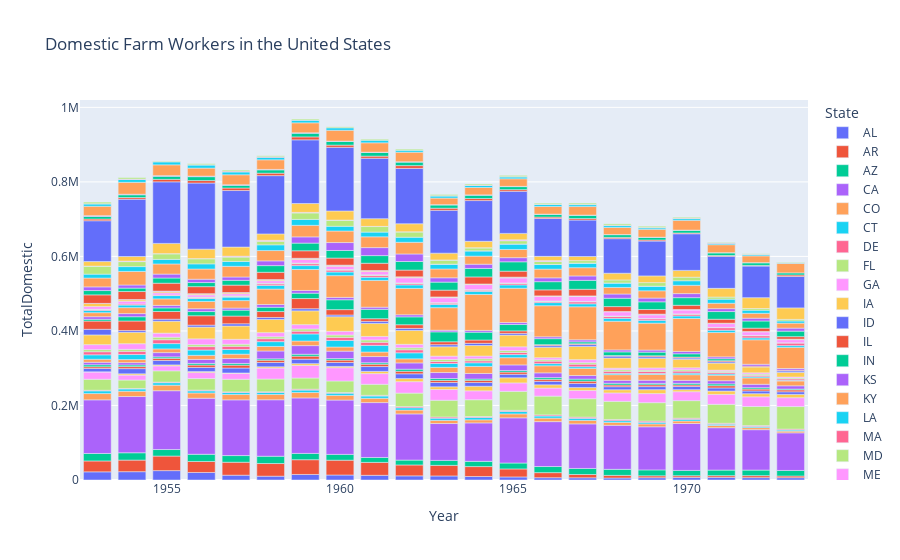

The notebook cell saved with this chart:
### Markdown cell above
This, however, still does not address whether ending the Bracero Program benefited domestic workers. It is possible, for instance, that even with a decline in hired and seasonal workers, farm owners still hired more domestic workers to account for a more drastic decrease in Bracero workers. However, the following analysis shows this not to be the case.

### Code cell
##Only use relevant date ranges
domestic_df = farmworkers_df[farmworkers_df['Year'] >= 1953]
domestic_df = domestic_df[domestic_df['Year'] <= 1973]

## In the data, there were 3 categories of workers that represented domestic labor: Local, Interstate, and Intrastate.
domestic_df = domestic_df.groupby(['State', 'Year'])[['Local', 'Interstate', 'Intrastate']].mean().reset_index()

##These three categories can be combined for the total domestic farmworkers
domestic_df['TotalDomestic'] = domestic_df['Local']+domestic_df['Interstate']+domestic_df['Intrastate']

domesticfig = px.bar(domestic_df, x='Year', y='TotalDomestic', color='State', title='Domestic Farm Workers in the United States')
domesticfig.show()

### Figure 1 — Plotly figure (JSON) as saved in the notebook; plotly's stock layout.template omitted (floating-point values rounded to 4 significant figures)
{"data": [{"alignmentgroup": "True", "hovertemplate": "State=AL<br>Year=%{x}<br>TotalDomestic=%{y}<extra></extra>", "legendgroup": "AL", "marker": {"color": "#636efa", "pattern": {"shape": ""}}, "name": "AL", "offsetgroup": "AL", "orientation": "v", "showlegend": true, "textposition": "auto", "type": "bar", "x": [1953, 1954, 1955, 1956, 1957, 1958, 1959, 1960, 1961, 1962, 1963, 1964, 1965, 1966, 1967, 1968, 1969, 1970, 1971, 1972, 1973], "xaxis": "x", "y": [21920.0, 22320.0, 25190.0, 20194, 12869, 10240.0, 14880.0, 13390.0, 12560.0, 11130.0, 10860.0, 9416.0, 8211.0, 6148.0, 5924.0, 5372.0, 6130, 7017.0, 7128.0, 6306.0, 6173.0], "yaxis": "y"}, {"alignmentgroup": "True", "hovertemplate": "State=AR<br>Year=%{x}<br>TotalDomestic=%{y}<extra></extra>", "legendgroup": "AR", "marker": {"color": "#EF553B", "pattern": {"shape": ""}}, "name": "AR", "offsetgroup": "AR", "orientation": "v", "showlegend": true, "textposition": "auto", "type": "bar", "x": [1953, 1954, 1955, 1956, 1957, 1958, 1959, 1960, 1961, 1962, 1963, 1964, 1965, 1966, 1967, 1968, 1969, 1970, 1971, 1972, 1973], "xaxis": "x", "y": [29170.0, 31110.0, 39060.0, 29530.0, 34854, 33950.0, 39561, 39740.0, 34670.0, 29220.0, 28420.0, 26590.0, 21460.0, 13630.0, 8874.0, 7071.0, 5146.0, 4442.0, 4529.0, 5354.0, 4575], "yaxis": "y"}, {"alignmentgroup": "True", "hovertemplate": "State=AZ<br>Year=%{x}<br>TotalDomestic=%{y}<extra></extra>", "legendgroup": "AZ", "marker": {"color": "#00cc96", "pattern": {"shape": ""}}, "name": "AZ", "offsetgroup": "AZ", "orientation": "v", "showlegend": true, "textposition": "auto", "type": "bar", "x": [1953, 1954, 1955, 1956, 1957, 1958, 1959, 1960, 1961, 1962, 1963, 1964, 1965, 1966, 1967, 1968, 1969, 1970, 1971, 1972, 1973], "xaxis": "x", "y": [20100.0, 19640.0, 17560.0, 19300.0, 17840.0, 19573, 16930.0, 15640.0, 13180.0, 13100.0, 13360.0, 14110.0, 15890.0, 16360.0, 16170.0, 16180.0, 15850.0, 14314, 14920.0, 14950.0, 14870.0], "yaxis": "y"}, {"alignmentgroup": "True", "hovertemplate": "State=CA<br>Year=%{x}<br>TotalDomestic=%{y}<extra></extra>", "legendgroup": "CA", "marker": {"color": "#ab63fa", "pattern": {"shape": ""}}, "name": "CA", "offsetgroup": "CA", "orientation": "v", "showlegend": true, "textposition": "auto", "type": "bar", "x": [1953, 1954, 1955, 1956, 1957, 1958, 1959, 1960, 1961, 1962, 1963, 1964, 1965, 1966, 1967, 1968, 1969, 1970, 1971, 1972, 1973], "xaxis": "x", "y": [143920, 150900.0, 157800, 150400.0, 149500.0, 151550, 148900.0, 145700.0, 147300.0, 123900.0, 98890.0, 103100.0, 121300.0, 120470, 119618, 118100.0, 115700.0, 125800.0, 113800.0, 108400.0, 100900.0], "yaxis": "y"}, {"alignmentgroup": "True", "hovertemplate": "State=CO<br>Year=%{x}<br>TotalDomestic=%{y}<extra></extra>", "legendgroup": "CO", "marker": {"color": "#FFA15A", "pattern": {"shape": ""}}, "name": "CO", "offsetgroup": "CO", "orientation": "v", "showlegend": true, "textposition": "auto", "type": "bar", "x": [1953, 1954, 1955, 1956, 1957, 1958, 1959, 1960, 1961, 1962, 1963, 1964, 1965, 1966, 1967, 1968, 1969, 1970, 1971, 1972, 1973], "xaxis": "x", "y": [16850.0, 14310.0, 14888, 14120, 14310.0, 14230.0, 14450.0, 12530.0, 11610.0, 10380.0, 8510.0, 8265.0, 10500.0, 9485.0, 9409.0, 7872.0, 7684.0, 6676.0, 5930.0, 5501.0, 4596], "yaxis": "y"}, {"alignmentgroup": "True", "hovertemplate": "State=CT<br>Year=%{x}<br>TotalDomestic=%{y}<extra></extra>", "legendgroup": "CT", "marker": {"color": "#19d3f3", "pattern": {"shape": ""}}, "name": "CT", "offsetgroup": "CT", "orientation": "v", "showlegend": true, "textposition": "auto", "type": "bar", "x": [1953, 1954, 1955, 1956, 1957, 1958, 1959, 1960, 1961, 1962, 1963, 1964, 1965, 1966, 1967, 1968, 1969, 1970, 1971, 1972, 1973], "xaxis": "x", "y": [7250.0, 5951.0, 6639.0, 5661.0, 5334.0, 5522.0, 6510, 5927.0, 6024.0, 6088.0, 5812.0, 6172.0, 6635, 5653.0, 5519, 4633.0, 4364.0, 4593.0, 3399.0, 3016.0, 2894.0], "yaxis": "y"}, {"alignmentgroup": "True", "hovertemplate": "State=DE<br>Year=%{x}<br>TotalDomestic=%{y}<extra></extra>", "legendgroup": "DE", "marker": {"color": "#FF6692", "pattern": {"shape": ""}}, "name": "DE", "offsetgroup": "DE", "orientation": "v", "showlegend": true, "textposition": "auto", "type": "bar", "x": [1953, 1954, 1955, 1956, 1957, 1958, 1959, 1960, 1961, 1962, 1963, 1964, 1965, 1966, 1967, 1968, 1969, 1970, 1971, 1972, 1973], "xaxis": "x", "y": [1616.0, 1362.0, 1522.0, 1981.0, 1740.0, 1680.0, 2444.0, 1766.0, 1867.0, 3234, 3221.0, 2757.0, 2973.0, 2917.0, 3198.0, 3205, 3276.0, 2968.0, 2496.0, 2550, 2502], "yaxis": "y"}, {"alignmentgroup": "True", "hovertemplate": "State=FL<br>Year=%{x}<br>TotalDomestic=%{y}<extra></extra>", "legendgroup": "FL", "marker": {"color": "#B6E880", "pattern": {"shape": ""}}, "name": "FL", "offsetgroup": "FL", "orientation": "v", "showlegend": true, "textposition": "auto", "type": "bar", "x": [1953, 1954, 1955, 1956, 1957, 1958, 1959, 1960, 1961, 1962, 1963, 1964, 1965, 1966, 1967, 1968, 1969, 1970, 1971, 1972, 1973], "xaxis": "x", "y": [29530.0, 22640.0, 30330.0, 31000.0, 33900.0, 34220.0, 29930.0, 31010.0, 29610.0, 36140.0, 44930.0, 45000.0, 51000.0, 50440.0, 49470.0, 48760.0, 49410.0, 47140.0, 50930.0, 51100.0, 60550.0], "yaxis": "y"}, {"alignmentgroup": "True", "hovertemplate": "State=GA<br>Year=%{x}<br>TotalDomestic=%{y}<extra></extra>", "legendgroup": "GA", "marker": {"color": "#FF97FF", "pattern": {"shape": ""}}, "name": "GA", "offsetgroup": "GA", "orientation": "v", "showlegend": true, "textposition": "auto", "type": "bar", "x": [1953, 1954, 1955, 1956, 1957, 1958, 1959, 1960, 1961, 1962, 1963, 1964, 1965, 1966, 1967, 1968, 1969, 1970, 1971, 1972, 1973], "xaxis": "x", "y": [19560.0, 13230.0, 13240.0, 16080.0, 15920.0, 29400.0, 33623, 35470.0, 28710.0, 30670.0, 28850.0, 23960.0, 22580.0, 21690.0, 22090.0, 22510.0, 24390.0, 23970.0, 26560.0, 26020.0, 23752], "yaxis": "y"}, {"alignmentgroup": "True", "hovertemplate": "State=IA<br>Year=%{x}<br>TotalDomestic=%{y}<extra></extra>", "legendgroup": "IA", "marker": {"color": "#FECB52", "pattern": {"shape": ""}}, "name": "IA", "offsetgroup": "IA", "orientation": "v", "showlegend": true, "textposition": "auto", "type": "bar", "x": [1953, 1954, 1955, 1956, 1957, 1958, 1959, 1960, 1961, 1962, 1963, 1964, 1965, 1966, 1967, 1968, 1969, 1970, 1971, 1972, 1973], "xaxis": "x", "y": [482.3, 3496.0, 2659.0, 2699, 938.3, 3472.0, 4942.0, 3600.0, 5882, 8270.0, 7309.0, 12230.0, 13809, 8703.0, 7785.0, 8602.0, 10480.0, 5511.0, 9059.0, 8393.0, 8868], "yaxis": "y"}, {"alignmentgroup": "True", "hovertemplate": "State=ID<br>Year=%{x}<br>TotalDomestic=%{y}<extra></extra>", "legendgroup": "ID", "marker": {"color": "#636efa", "pattern": {"shape": ""}}, "name": "ID", "offsetgroup": "ID", "orientation": "v", "showlegend": true, "textposition": "auto", "type": "bar", "x": [1953, 1954, 1955, 1956, 1957, 1958, 1959, 1960, 1961, 1962, 1963, 1964, 1965, 1966, 1967, 1968, 1969, 1970, 1971, 1972, 1973], "xaxis": "x", "y": [8990.0, 13890.0, 11950.0, 11080.0, 13280.0, 11500.0, 12080.0, 10530.0, 13060.0, 12870.0, 11520.0, 9905.0, 9444.0, 9365, 11170.0, 8152.0, 8251.0, 8618.0, 8327.0, 7380.0, 7002], "yaxis": "y"}, {"alignmentgroup": "True", "hovertemplate": "State=IL<br>Year=%{x}<br>TotalDomestic=%{y}<extra></extra>", "legendgroup": "IL", "marker": {"color": "#EF553B", "pattern": {"shape": ""}}, "name": "IL", "offsetgroup": "IL", "orientation": "v", "showlegend": true, "textposition": "auto", "type": "bar", "x": [1953, 1954, 1955, 1956, 1957, 1958, 1959, 1960, 1961, 1962, 1963, 1964, 1965, 1966, 1967, 1968, 1969, 1970, 1971, 1972, 1973], "xaxis": "x", "y": [4513.0, 5433.0, 5684.0, 6394.0, 7707.0, 6091, 8050.0, 6434.0, 6232, 6811.0, 5611.0, 5917.0, 5825.0, 5319.0, 6020.0, 4508.0, 4810.0, 3980.0, 5989.0, 5070.0, 5006], "yaxis": "y"}, {"alignmentgroup": "True", "hovertemplate": "State=IN<br>Year=%{x}<br>TotalDomestic=%{y}<extra></extra>", "legendgroup": "IN", "marker": {"color": "#00cc96", "pattern": {"shape": ""}}, "name": "IN", "offsetgroup": "IN", "orientation": "v", "showlegend": true, "textposition": "auto", "type": "bar", "x": [1953, 1954, 1955, 1956, 1957, 1958, 1959, 1960, 1961, 1962, 1963, 1964, 1965, 1966, 1967, 1968, 1969, 1970, 1971, 1972, 1973], "xaxis": "x", "y": [5340.0, 4436.0, 3919.0, 4442.0, 4577.0, 3745.0, 5087.0, 4097.0, 3927.0, 5540.0, 4914.0, 3552.0, 4166.0, 4603.0, 5498.0, 4651.0, 3862.0, 4340.0, 4919.0, 3650.0, 2352.0], "yaxis": "y"}, {"alignmentgroup": "True", "hovertemplate": "State=KS<br>Year=%{x}<br>TotalDomestic=%{y}<extra></extra>", "legendgroup": "KS", "marker": {"color": "#ab63fa", "pattern": {"shape": ""}}, "name": "KS", "offsetgroup": "KS", "orientation": "v", "showlegend": true, "textposition": "auto", "type": "bar", "x": [1953, 1954, 1955, 1956, 1957, 1958, 1959, 1960, 1961, 1962, 1963, 1964, 1965, 1966, 1967, 1968, 1969, 1970, 1971, 1972, 1973], "xaxis": "x", "y": [6692.0, 6188.0, 11390.0, 10630.0, 13100.0, 21040.0, 23190.0, 19900.0, 16633, 16847, 16170.0, 14950.0, 15040.0, 12700.0, 9604.0, 7944.0, 8433.0, 7996.0, 8495, 9171.0, 8706.0], "yaxis": "y"}, {"alignmentgroup": "True", "hovertemplate": "State=KY<br>Year=%{x}<br>TotalDomestic=%{y}<extra></extra>", "legendgroup": "KY", "marker": {"color": "#FFA15A", "pattern": {"shape": ""}}, "name": "KY", "offsetgroup": "KY", "orientation": "v", "showlegend": true, "textposition": "auto", "type": "bar", "x": [1953, 1954, 1955, 1956, 1957, 1958, 1959, 1960, 1961, 1962, 1963, 1964, 1965, 1966, 1967, 1968, 1969, 1970, 1971, 1972, 1973], "xaxis": "x", "y": [8076.0, 8306.0, 9940, 10980.0, 11780.0, 12170.0, 12370.0, 11140.0, 12190.0, 10920.0, 13810.0, 18890.0, 19430.0, 19020.0, 19004, 15130.0, 15470.0, 15180.0, 14810.0, 17230.0, 13020.0], "yaxis": "y"}, {"alignmentgroup": "True", "hovertemplate": "State=LA<br>Year=%{x}<br>TotalDomestic=%{y}<extra></extra>", "legendgroup": "LA", "marker": {"color": "#19d3f3", "pattern": {"shape": ""}}, "name": "LA", "offsetgroup": "LA", "orientation": "v", "showlegend": true, "textposition": "auto", "type": "bar", "x": [1953, 1954, 1955, 1956, 1957, 1958, 1959, 1960, 1961, 1962, 1963, 1964, 1965, 1966, 1967, 1968, 1969, 1970, 1971, 1972, 1973], "xaxis": "x", "y": [11930.0, 13460.0, 14280.0, 14250.0, 12650.0, 12900, 19000.0, 17490.0, 17750.0, 16190.0, 10460.0, 9760.0, 8308.0, 5908.0, 4528.0, 3373.0, 2744.0, 4185, 3304.0, 3098.0, 1821.0], "yaxis": "y"}, {"alignmentgroup": "True", "hovertemplate": "State=MA<br>Year=%{x}<br>TotalDomestic=%{y}<extra></extra>", "legendgroup": "MA", "marker": {"color": "#FF6692", "pattern": {"shape": ""}}, "name": "MA", "offsetgroup": "MA", "orientation": "v", "showlegend": true, "textposition": "auto", "type": "bar", "x": [1953, 1954, 1955, 1956, 1957, 1958, 1959, 1960, 1961, 1962, 1963, 1964, 1965, 1966, 1967, 1968, 1969, 1970, 1971, 1972, 1973], "xaxis": "x", "y": [8238, 8649.0, 10330.0, 9182.0, 8503.0, 7910, 7430.0, 8390.0, 8394.0, 8110.0, 5496.0, 5259.0, 5665.0, 6609.0, 6981.0, 5736.0, 5240.0, 5496.0, 3884.0, 3561.0, 3644.0], "yaxis": "y"}, {"alignmentgroup": "True", "hovertemplate": "State=MD<br>Year=%{x}<br>TotalDomestic=%{y}<extra></extra>", "legendgroup": "MD", "marker": {"color": "#B6E880", "pattern": {"shape": ""}}, "name": "MD", "offsetgroup": "MD", "orientation": "v", "showlegend": true, "textposition": "auto", "type": "bar", "x": [1953, 1954, 1955, 1956, 1957, 1958, 1959, 1960, 1961, 1962, 1963, 1964, 1965, 1966, 1967, 1968, 1969, 1970, 1971, 1972, 1973], "xaxis": "x", "y": [5708.0, 5253.0, 6813.0, 5264.0, 5585.0, 5261, 5890.0, 6270, 6215.0, 5495.0, 5411, 5523.0, 5080, 3797.0, 4066, 4181.0, 3707.0, 3612.0, 3349, 3456.0, 2534.0], "yaxis": "y"}, {"alignmentgroup": "True", "hovertemplate": "State=ME<br>Year=%{x}<br>TotalDomestic=%{y}<extra></extra>", "legendgroup": "ME", "marker": {"color": "#FF97FF", "pattern": {"shape": ""}}, "name": "ME", "offsetgroup": "ME", "orientation": "v", "showlegend": true, "textposition": "auto", "type": "bar", "x": [1953, 1954, 1955, 1956, 1957, 1958, 1959, 1960, 1961, 1962, 1963, 1964, 1965, 1966, 1967, 1968, 1969, 1970, 1971, 1972, 1973], "xaxis": "x", "y": [13354, 15100.0, 10870.0, 15580.0, 13140.0, 11010.0, 11640.0, 10110.0, 9436.0, 9163, 8848, 7265.0, 10170.0, 5331.0, 8131.0, 4128.0, 5766.0, 5302.0, 2918, 3441.0, 2554.0], "yaxis": "y"}, {"alignmentgroup": "True", "hovertemplate": "State=MI<br>Year=%{x}<br>TotalDomestic=%{y}<extra></extra>", "legendgroup": "MI", "marker": {"color": "#FECB52", "pattern": {"shape": ""}}, "name": "MI", "offsetgroup": "MI", "orientation": "v", "showlegend": true, "textposition": "auto", "type": "bar", "x": [1953, 1954, 1955, 1956, 1957, 1958, 1959, 1960, 1961, 1962, 1963, 1964, 1965, 1966, 1967, 1968, 1969, 1970, 1971, 1972, 1973], "xaxis": "x", "y": [26060.0, 30730.0, 32110.0, 31600.0, 35720.0, 35370.0, 37020.0, 38970.0, 34997, 37353, 25200.0, 28340.0, 31370.0, 28020.0, 35160.0, 27160.0, 25790.0, 22860.0, 18990.0, 15600.0, 12525], "yaxis": "y"}, {"alignmentgroup": "True", "hovertemplate": "State=MN<br>Year=%{x}<br>TotalDomestic=%{y}<extra></extra>", "legendgroup": "MN", "marker": {"color": "#636efa", "pattern": {"shape": ""}}, "name": "MN", "offsetgroup": "MN", "orientation": "v", "showlegend": true, "textposition": "auto", "type": "bar", "x": [1953, 1954, 1955, 1956, 1957, 1958, 1959, 1960, 1961, 1962, 1963, 1964, 1965, 1966, 1967, 1968, 1969, 1970, 1971, 1972, 1973], "xaxis": "x", "y": [15150.0, 4578.0, 5292.0, 5216.0, 5970.0, 5289.0, 5654, 4619.0, 5434.0, 5384.0, 5499.0, 5767.0, 4585.0, 4472.0, 5096.0, 5201.0, 4311.0, 3439.0, 3587.0, null, 3945], "yaxis": "y"}, {"alignmentgroup": "True", "hovertemplate": "State=MO<br>Year=%{x}<br>TotalDomestic=%{y}<extra></extra>", "legendgroup": "MO", "marker": {"color": "#EF553B", "pattern": {"shape": ""}}, "name": "MO", "offsetgroup": "MO", "orientation": "v", "showlegend": true, "textposition": "auto", "type": "bar", "x": [1953, 1954, 1955, 1956, 1957, 1958, 1959, 1960, 1961, 1962, 1963, 1964, 1965, 1966, 1967, 1968, 1969, 1970, 1971, 1972, 1973], "xaxis": "x", "y": [22100, 25670.0, 20692, 25170.0, 20750.0, 15920.0, 27340.0, 14494, 7148.0, 9843.0, 7824.0, 8938, 6703.0, 2546.0, 2281.0, 1576.0, 2653.0, 2390.0, 2827.0, 2322.0, 1949.0], "yaxis": "y"}, {"alignmentgroup": "True", "hovertemplate": "State=MS<br>Year=%{x}<br>TotalDomestic=%{y}<extra></extra>", "legendgroup": "MS", "marker": {"color": "#00cc96", "pattern": {"shape": ""}}, "name": "MS", "offsetgroup": "MS", "orientation": "v", "showlegend": true, "textposition": "auto", "type": "bar", "x": [1953, 1954, 1955, 1956, 1957, 1958, 1959, 1960, 1961, 1962, 1963, 1964, 1965, 1966, 1967, 1968, 1969, 1970, 1971, 1972, 1973], "xaxis": "x", "y": [4740.0, 11490.0, 9693, 11300.0, 15840.0, 11570.0, 14389, 26410.0, 25240.0, 21120.0, 26630.0, 20990.0, 17100.0, 16120.0, 5108.0, 9798.0, 9663, 8819.0, 5298, null, null], "yaxis": "y"}, {"alignmentgroup": "True", "hovertemplate": "State=MT<br>Year=%{x}<br>TotalDomestic=%{y}<extra></extra>", "legendgroup": "MT", "marker": {"color": "#ab63fa", "pattern": {"shape": ""}}, "name": "MT", "offsetgroup": "MT", "orientation": "v", "showlegend": true, "textposition": "auto", "type": "bar", "x": [1953, 1954, 1955, 1956, 1957, 1958, 1959, 1960, 1961, 1962, 1963, 1964, 1965, 1966, 1967, 1968, 1969, 1970, 1971, 1972, 1973], "xaxis": "x", "y": [6980.0, 8379.0, 6724.0, 7564.0, 5583.0, 7284.0, 7288.0, 6383.0, 5695.0, 5596.0, 4393.0, 4784.0, 5306.0, 4975.0, 5447.0, 5332.0, 5631.0, 6342.0, 5037.0, 4928.0, 4461.0], "yaxis": "y"}, {"alignmentgroup": "True", "hovertemplate": "State=NC<br>Year=%{x}<br>TotalDomestic=%{y}<extra></extra>", "legendgroup": "NC", "marker": {"color": "#FFA15A", "pattern": {"shape": ""}}, "name": "NC", "offsetgroup": "NC", "orientation": "v", "showlegend": true, "textposition": "auto", "type": "bar", "x": [1953, 1954, 1955, 1956, 1957, 1958, 1959, 1960, 1961, 1962, 1963, 1964, 1965, 1966, 1967, 1968, 1969, 1970, 1971, 1972, 1973], "xaxis": "x", "y": [10750, 16010.0, 17520.0, 19510.0, 20089, 41460.0, 56320.0, 58345, 71740.0, 70710.0, 60520.0, 96380.0, 92030.0, 83410.0, 88710.0, 76890.0, 72210.0, 88410.0, 65320.0, 65690.0, 56740.0], "yaxis": "y"}, {"alignmentgroup": "True", "hovertemplate": "State=ND<br>Year=%{x}<br>TotalDomestic=%{y}<extra></extra>", "legendgroup": "ND", "marker": {"color": "#19d3f3", "pattern": {"shape": ""}}, "name": "ND", "offsetgroup": "ND", "orientation": "v", "showlegend": true, "textposition": "auto", "type": "bar", "x": [1953, 1954, 1955, 1956, 1957, 1958, 1959, 1960, 1961, 1962, 1963, 1964, 1965, 1966, 1967, 1968, 1969, 1970, 1971, 1972, 1973], "xaxis": "x", "y": [6176.0, 6949.0, 8775.0, 8050.0, 9305.0, 9786.0, 10460.0, 9781.0, 8634.0, 9437.0, 8576.0, 8436.0, 8941.0, 8322.0, 7922.0, 7893.0, 7361.0, 6782.0, 6101.0, 5166.0, 4749.0], "yaxis": "y"}, {"alignmentgroup": "True", "hovertemplate": "State=NE<br>Year=%{x}<br>TotalDomestic=%{y}<extra></extra>", "legendgroup": "NE", "marker": {"color": "#FF6692", "pattern": {"shape": ""}}, "name": "NE", "offsetgroup": "NE", "orientation": "v", "showlegend": true, "textposition": "auto", "type": "bar", "x": [1953, 1954, 1955, 1956, 1957, 1958, 1959, 1960, 1961, 1962, 1963, 1964, 1965, 1966, 1967, 1968, 1969, 1970, 1971, 1972, 1973], "xaxis": "x", "y": [2190, 2708, 1553.0, 1970.0, 1623.0, 4055.0, 4992.0, 5036.0, 4813.0, 3677.0, 3534.0, 3203.0, 4069.0, 3172.0, 5354.0, 5046.0, 4238, 4529, 6810.0, 5747, 6861], "yaxis": "y"}, {"alignmentgroup": "True", "hovertemplate": "State=NH<br>Year=%{x}<br>TotalDomestic=%{y}<extra></extra>", "legendgroup": "NH", "marker": {"color": "#B6E880", "pattern": {"shape": ""}}, "name": "NH", "offsetgroup": "NH", "orientation": "v", "showlegend": true, "textposition": "auto", "type": "bar", "x": [1953, 1954, 1955, 1956, 1957, 1958, 1959, 1960, 1961, 1962, 1963, 1964, 1965, 1966, 1967, 1968, 1969, 1970, 1971, 1972, 1973], "xaxis": "x", "y": [1111.0, null, null, 1631, 1701.0, 1844.0, 1695.0, 1498.0, 1744.0, 1655.0, 1559, 1312.0, 1209.0, 1133.0, 1190, 1033.0, 949.8, 1038.0, 890.3, 894, 672.5], "yaxis": "y"}, {"alignmentgroup": "True", "hovertemplate": "State=NJ<br>Year=%{x}<br>TotalDomestic=%{y}<extra></extra>", "legendgroup": "NJ", "marker": {"color": "#FF97FF", "pattern": {"shape": ""}}, "name": "NJ", "offsetgroup": "NJ", "orientation": "v", "showlegend": true, "textposition": "auto", "type": "bar", "x": [1953, 1954, 1955, 1956, 1957, 1958, 1959, 1960, 1961, 1962, 1963, 1964, 1965, 1966, 1967, 1968, 1969, 1970, 1971, 1972, 1973], "xaxis": "x", "y": [7004.0, 7566.0, 5946.0, 5893.0, 5582.0, 6576.0, 9751.0, 8915.0, 8603.0, 13780.0, 13080.0, 13643, 13350.0, 12610.0, 13530.0, 11200.0, 9773.0, 10345, 10150.0, 9469.0, 8441.0], "yaxis": "y"}, {"alignmentgroup": "True", "hovertemplate": "State=NM<br>Year=%{x}<br>TotalDomestic=%{y}<extra></extra>", "legendgroup": "NM", "marker": {"color": "#FECB52", "pattern": {"shape": ""}}, "name": "NM", "offsetgroup": "NM", "orientation": "v", "showlegend": true, "textposition": "auto", "type": "bar", "x": [1953, 1954, 1955, 1956, 1957, 1958, 1959, 1960, 1961, 1962, 1963, 1964, 1965, 1966, 1967, 1968, 1969, 1970, 1971, 1972, 1973], "xaxis": "x", "y": [8326.0, 4039.0, 3803.0, 2701.0, 2849.0, 2647.0, 2560.0, 2415.0, 2321.0, 2317.0, 1852.0, 1614.0, 2062.0, 1185.0, 948.7, 994.9, 1295, 996.1, 1055, 1029.0, 1302.0], "yaxis": "y"}, {"alignmentgroup": "True", "hovertemplate": "State=NV<br>Year=%{x}<br>TotalDomestic=%{y}<extra></extra>", "legendgroup": "NV", "marker": {"color": "#636efa", "pattern": {"shape": ""}}, "name": "NV", "offsetgroup": "NV", "orientation": "v", "showlegend": true, "textposition": "auto", "type": "bar", "x": [1953, 1954, 1955, 1956, 1957, 1958, 1959, 1960, 1961, 1962, 1963, 1964, 1965, 1966, 1967, 1968, 1969, 1970, 1971, 1972, 1973], "xaxis": "x", "y": [109, 588.6, 803.2, 646.8, 530.4, 682, 578.9, 583.4, 595.7, 324.2, 168.9, null, 221.8, null, 200, null, 516.7, 425, null, null, null], "yaxis": "y"}, {"alignmentgroup": "True", "hovertemplate": "State=NY<br>Year=%{x}<br>TotalDomestic=%{y}<extra></extra>", "legendgroup": "NY", "marker": {"color": "#EF553B", "pattern": {"shape": ""}}, "name": "NY", "offsetgroup": "NY", "orientation": "v", "showlegend": true, "textposition": "auto", "type": "bar", "x": [1953, 1954, 1955, 1956, 1957, 1958, 1959, 1960, 1961, 1962, 1963, 1964, 1965, 1966, 1967, 1968, 1969, 1970, 1971, 1972, 1973], "xaxis": "x", "y": [22900.0, 21370.0, 21180.0, 18780.0, 19900.0, 19490.0, 20140.0, 18970.0, 19450.0, 18090.0, 18280.0, 18940.0, 16000.0, 16110.0, 17800.0, 13170.0, 12430.0, 11340.0, 10690.0, 8988, 6692.0], "yaxis": "y"}, {"alignmentgroup": "True", "hovertemplate": "State=OH<br>Year=%{x}<br>TotalDomestic=%{y}<extra></extra>", "legendgroup": "OH", "marker": {"color": "#00cc96", "pattern": {"shape": ""}}, "name": "OH", "offsetgroup": "OH", "orientation": "v", "showlegend": true, "textposition": "auto", "type": "bar", "x": [1953, 1954, 1955, 1956, 1957, 1958, 1959, 1960, 1961, 1962, 1963, 1964, 1965, 1966, 1967, 1968, 1969, 1970, 1971, 1972, 1973], "xaxis": "x", "y": [11570.0, 9187.0, 13890.0, 11020.0, 12915, 17894, 20620.0, 20380.0, 20503, 22990.0, 21530.0, 22760.0, 25110.0, 21980.0, 23950.0, 22340.0, 20650.0, 20410.0, 20576, 19160.0, 14760.0], "yaxis": "y"}, {"alignmentgroup": "True", "hovertemplate": "State=OK<br>Year=%{x}<br>TotalDomestic=%{y}<extra></extra>", "legendgroup": "OK", "marker": {"color": "#ab63fa", "pattern": {"shape": ""}}, "name": "OK", "offsetgroup": "OK", "orientation": "v", "showlegend": true, "textposition": "auto", "type": "bar", "x": [1953, 1954, 1955, 1956, 1957, 1958, 1959, 1960, 1961, 1962, 1963, 1964, 1965, 1966, 1967, 1968, 1969, 1970, 1971, 1972, 1973], "xaxis": "x", "y": [9836.0, 8348.0, 10530.0, 8958.0, 8884.0, 12690.0, 16657, 21250.0, 21490.0, 20210.0, 11610.0, 11360.0, 11130, 10350.0, 11890.0, 11430.0, 10160.0, 10910.0, 7768.0, 7530.0, 8139.0], "yaxis": "y"}, {"alignmentgroup": "True", "hovertemplate": "State=OR<br>Year=%{x}<br>TotalDomestic=%{y}<extra></extra>", "legendgroup": "OR", "marker": {"color": "#FFA15A", "pattern": {"shape": ""}}, "name": "OR", "offsetgroup": "OR", "orientation": "v", "showlegend": true, "textposition": "auto", "type": "bar", "x": [1953, 1954, 1955, 1956, 1957, 1958, 1959, 1960, 1961, 1962, 1963, 1964, 1965, 1966, 1967, 1968, 1969, 1970, 1971, 1972, 1973], "xaxis": "x", "y": [23710.0, 36330.0, 27180.0, 27400.0, 28600.0, 27700.0, 31030.0, 30980.0, 28970.0, 31310.0, 23660.0, 21710.0, 21970.0, 23379, 22113, 17540.0, 19460.0, 22250.0, 14470.0, 13060.0, 13360.0], "yaxis": "y"}, {"alignmentgroup": "True", "hovertemplate": "State=PA<br>Year=%{x}<br>TotalDomestic=%{y}<extra></extra>", "legendgroup": "PA", "marker": {"color": "#19d3f3", "pattern": {"shape": ""}}, "name": "PA", "offsetgroup": "PA", "orientation": "v", "showlegend": true, "textposition": "auto", "type": "bar", "x": [1953, 1954, 1955, 1956, 1957, 1958, 1959, 1960, 1961, 1962, 1963, 1964, 1965, 1966, 1967, 1968, 1969, 1970, 1971, 1972, 1973], "xaxis": "x", "y": [10460.0, 13085, 12303, 13800.0, 13050.0, 15340.0, 15820.0, 12640.0, 12620.0, 13570.0, 12720.0, 14080, 14559, 12320.0, 12180.0, 11910.0, 12320.0, 12210.0, 10950.0, 8426.0, 5699.0], "yaxis": "y"}, {"alignmentgroup": "True", "hovertemplate": "State=RI<br>Year=%{x}<br>TotalDomestic=%{y}<extra></extra>", "legendgroup": "RI", "marker": {"color": "#FF6692", "pattern": {"shape": ""}}, "name": "RI", "offsetgroup": "RI", "orientation": "v", "showlegend": true, "textposition": "auto", "type": "bar", "x": [1953, 1954, 1955, 1956, 1957, 1958, 1959, 1960, 1961, 1962, 1963, 1964, 1965, 1966, 1967, 1968, 1969, 1970, 1971, 1972, 1973], "xaxis": "x", "y": [null, null, null, null, null, null, null, null, null, null, 271, 168, 168.7, 168, 40.5, 64, 66.67, null, null, null, null], "yaxis": "y"}, {"alignmentgroup": "True", "hovertemplate": "State=SC<br>Year=%{x}<br>TotalDomestic=%{y}<extra></extra>", "legendgroup": "SC", "marker": {"color": "#B6E880", "pattern": {"shape": ""}}, "name": "SC", "offsetgroup": "SC", "orientation": "v", "showlegend": true, "textposition": "auto", "type": "bar", "x": [1953, 1954, 1955, 1956, 1957, 1958, 1959, 1960, 1961, 1962, 1963, 1964, 1965, 1966, 1967, 1968, 1969, 1970, 1971, 1972, 1973], "xaxis": "x", "y": [21390.0, 13300.0, 14980.0, 13750.0, 11830.0, 9666.0, 17330.0, 16370.0, 14960.0, 14280.0, 10840.0, 8028.0, 8713.0, 8062.0, 6870, 8212.0, 9611.0, 9597.0, 5706.0, 4535.0, 4346.0], "yaxis": "y"}, {"alignmentgroup": "True", "hovertemplate": "State=SD<br>Year=%{x}<br>TotalDomestic=%{y}<extra></extra>", "legendgroup": "SD", "marker": {"color": "#FF97FF", "pattern": {"shape": ""}}, "name": "SD", "offsetgroup": "SD", "orientation": "v", "showlegend": true, "textposition": "auto", "type": "bar", "x": [1953, 1954, 1955, 1956, 1957, 1958, 1959, 1960, 1961, 1962, 1963, 1964, 1965, 1966, 1967, 1968, 1969, 1970, 1971, 1972, 1973], "xaxis": "x", "y": [210, 1518.0, 416, 403, 2355, 2470.0, 1573.0, 362.7, 374, 434.2, 388.3, 314.3, 2645, 2345, null, null, null, null, null, null, null], "yaxis": "y"}, {"alignmentgroup": "True", "hovertemplate": "State=TN<br>Year=%{x}<br>TotalDomestic=%{y}<extra></extra>", "legendgroup": "TN", "marker": {"color": "#FECB52", "pattern": {"shape": ""}}, "name": "TN", "offsetgroup": "TN", "orientation": "v", "showlegend": true, "textposition": "auto", "type": "bar", "x": [1953, 1954, 1955, 1956, 1957, 1958, 1959, 1960, 1961, 1962, 1963, 1964, 1965, 1966, 1967, 1968, 1969, 1970, 1971, 1972, 1973], "xaxis": "x", "y": [12180.0, 12170.0, 27450.0, 25350.0, 24530.0, 17160.0, 23760.0, 24460.0, 20820.0, 21540.0, 18240.0, 17217, 17050.0, 11300.0, 10900.0, 18010.0, 17890.0, 18240.0, 23420.0, 29053, 30865], "yaxis": "y"}, {"alignmentgroup": "True", "hovertemplate": "State=TX<br>Year=%{x}<br>TotalDomestic=%{y}<extra></extra>", "legendgroup": "TX", "marker": {"color": "#636efa", "pattern": {"shape": ""}}, "name": "TX", "offsetgroup": "TX", "orientation": "v", "showlegend": true, "textposition": "auto", "type": "bar", "x": [1953, 1954, 1955, 1956, 1957, 1958, 1959, 1960, 1961, 1962, 1963, 1964, 1965, 1966, 1967, 1968, 1969, 1970, 1971, 1972, 1973], "xaxis": "x", "y": [109600.0, 153900.0, 165300.0, 177400.0, 151700.0, 156411, 171000.0, 170700.0, 161996, 148500.0, 114900.0, 109300.0, 113000.0, 101600.0, 97840.0, 92760.0, 93600.0, 98270.0, 85870.0, 84930.0, 84440.0], "yaxis": "y"}, {"alignmentgroup": "True", "hovertemplate": "State=UT<br>Year=%{x}<br>TotalDomestic=%{y}<extra></extra>", "legendgroup": "UT", "marker": {"color": "#EF553B", "pattern": {"shape": ""}}, "name": "UT", "offsetgroup": "UT", "orientation": "v", "showlegend": true, "textposition": "auto", "type": "bar", "x": [1953, 1954, 1955, 1956, 1957, 1958, 1959, 1960, 1961, 1962, 1963, 1964, 1965, 1966, 1967, 1968, 1969, 1970, 1971, 1972, 1973], "xaxis": "x", "y": [4588.0, 4455.0, 6647.0, 6640.0, 6727.0, 6589, 7864.0, 6013.0, 5710, 7476.0, 5778.0, 5458.0, 4442.0, 3839.0, 3982.0, 3448.0, 2883.0, 2160.0, 2220.0, 1667, 3908.0], "yaxis": "y"}, {"alignmentgroup": "True", "hovertemplate": "State=VA<br>Year=%{x}<br>TotalDomestic=%{y}<extra></extra>", "legendgroup": "VA", "marker": {"color": "#00cc96", "pattern": {"shape": ""}}, "name": "VA", "offsetgroup": "VA", "orientation": "v", "showlegend": true, "textposition": "auto", "type": "bar", "x": [1953, 1954, 1955, 1956, 1957, 1958, 1959, 1960, 1961, 1962, 1963, 1964, 1965, 1966, 1967, 1968, 1969, 1970, 1971, 1972, 1973], "xaxis": "x", "y": [6883.0, 7296.0, 8280.0, 10460.0, 7363.0, 8890.0, 9929, 9967.0, 9822.0, 9438, 8690.0, 8974.0, 8116.0, 7472.0, 8940, 7267, 6935.0, 7323.0, 7173.0, 7106.0, 5607.0], "yaxis": "y"}, {"alignmentgroup": "True", "hovertemplate": "State=VT<br>Year=%{x}<br>TotalDomestic=%{y}<extra></extra>", "legendgroup": "VT", "marker": {"color": "#ab63fa", "pattern": {"shape": ""}}, "name": "VT", "offsetgroup": "VT", "orientation": "v", "showlegend": true, "textposition": "auto", "type": "bar", "x": [1953, 1954, 1955, 1956, 1957, 1958, 1959, 1960, 1961, 1962, 1963, 1964, 1965, 1966, 1967, 1968, 1969, 1970, 1971, 1972, 1973], "xaxis": "x", "y": [2175, 1487.0, 1671, 1467.0, 1369, 1247.0, 1114, 810, 824, 897, 814.8, 855.4, 688, 432.8, 431.6, 317.4, 526.5, 337.5, 487, 309, null], "yaxis": "y"}, {"alignmentgroup": "True", "hovertemplate": "State=WA<br>Year=%{x}<br>TotalDomestic=%{y}<extra></extra>", "legendgroup": "WA", "marker": {"color": "#FFA15A", "pattern": {"shape": ""}}, "name": "WA", "offsetgroup": "WA", "orientation": "v", "showlegend": true, "textposition": "auto", "type": "bar", "x": [1953, 1954, 1955, 1956, 1957, 1958, 1959, 1960, 1961, 1962, 1963, 1964, 1965, 1966, 1967, 1968, 1969, 1970, 1971, 1972, 1973], "xaxis": "x", "y": [25190.0, 31970.0, 29030.0, 21500.0, 26761, 25760.0, 26740.0, 29010.0, 25120.0, 25620.0, 17650.0, 19760.0, 20330.0, 20470.0, 22860.0, 18990.0, 21160.0, 26300.0, 21360.0, 18120.0, 25680.0], "yaxis": "y"}, {"alignmentgroup": "True", "hovertemplate": "State=WI<br>Year=%{x}<br>TotalDomestic=%{y}<extra></extra>", "legendgroup": "WI", "marker": {"color": "#19d3f3", "pattern": {"shape": ""}}, "name": "WI", "offsetgroup": "WI", "orientation": "v", "showlegend": true, "textposition": "auto", "type": "bar", "x": [1953, 1954, 1955, 1956, 1957, 1958, 1959, 1960, 1961, 1962, 1963, 1964, 1965, 1966, 1967, 1968, 1969, 1970, 1971, 1972, 1973], "xaxis": "x", "y": [6441.0, 7780.0, 8077.0, 8313.0, 7544.0, 6649.0, 7189.0, 6657.0, 6772.0, 5078.0, 5551, 5359.0, 5032.0, 5237.0, 5062.0, 5072.0, 3844.0, 4525.0, 3637, 3255.0, 1472.0], "yaxis": "y"}, {"alignmentgroup": "True", "hovertemplate": "State=WV<br>Year=%{x}<br>TotalDomestic=%{y}<extra></extra>", "legendgroup": "WV", "marker": {"color": "#FF6692", "pattern": {"shape": ""}}, "name": "WV", "offsetgroup": "WV", "orientation": "v", "showlegend": true, "textposition": "auto", "type": "bar", "x": [1953, 1954, 1955, 1956, 1957, 1958, 1959, 1960, 1961, 1962, 1963, 1964, 1965, 1966, 1967, 1968, 1969, 1970, 1971, 1972, 1973], "xaxis": "x", "y": [360, 1079.0, 548, 707.5, 2062, 1525, 326.5, null, null, null, 811, 1187, 740, 695, 770.5, 988.6, 1048.0, 1194, 1399, 1096.0, null], "yaxis": "y"}, {"alignmentgroup": "True", "hovertemplate": "State=WY<br>Year=%{x}<br>TotalDomestic=%{y}<extra></extra>", "legendgroup": "WY", "marker": {"color": "#B6E880", "pattern": {"shape": ""}}, "name": "WY", "offsetgroup": "WY", "orientation": "v", "showlegend": true, "textposition": "auto", "type": "bar", "x": [1953, 1954, 1955, 1956, 1957, 1958, 1959, 1960, 1961, 1962, 1963, 1964, 1965, 1966, 1967, 1968, 1969, 1970, 1971, 1972, 1973], "xaxis": "x", "y": [4408.0, 4034.0, 1735.0, 2972.0, 3049.0, 2722.0, 2730.0, 2556.0, 2868, 3165.0, 3291.0, 2897.0, 3396.0, 3057.0, 3548.0, 3644.0, 3391.0, 2558.0, 1544.0, 1400.0, 1573.0], "yaxis": "y"}], "layout": {"autosize": true, "barmode": "relative", "legend": {"title": {"text": "State"}, "tracegroupgap": 0}, "title": {"text": "Domestic Farm Workers in the United States"}, "xaxis": {"anchor": "y", "autorange": true, "domain": [0, 1], "range": [1952.0, 1974.0], "title": {"text": "Year"}, "type": "linear"}, "yaxis": {"anchor": "x", "autorange": true, "domain": [0, 1], "range": [0, 1020000.0], "title": {"text": "TotalDomestic"}, "type": "linear"}}}
